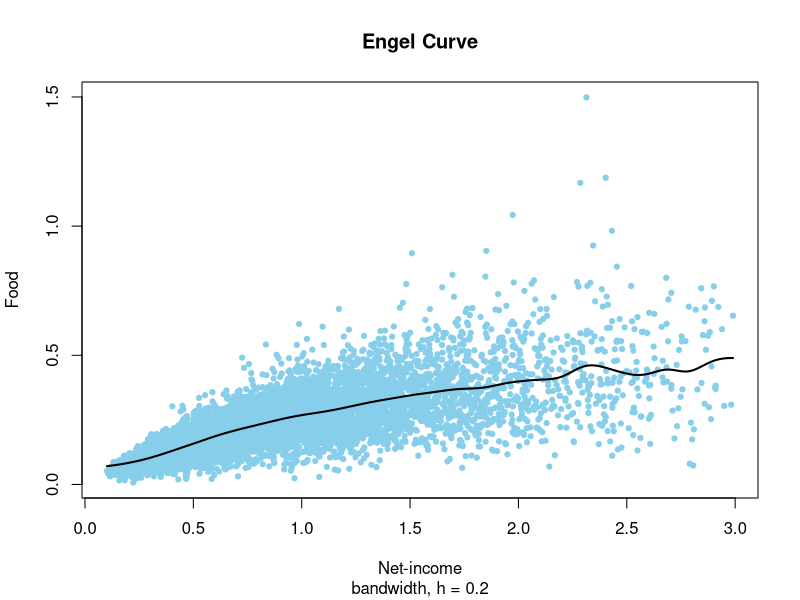

The R source for this figure:

# clear variables and close windows
rm(list = ls(all = TRUE))
graphics.off()

# load data
data = read.table("agg73sh.dat")
x = data[, 1]
y = data[, 4]
h = 0.2
mh = ksmooth(x, y, kernel = "normal", bandwidth = h)

# plot
plot(x, y, type = "n", ylab = "Food", xlab = "Net-income", sub = paste("bandwidth, h =", 
    h))
title("Engel Curve")
points(x, y, pch = 19, col = "skyblue", cex = 0.7)
lines(mh, lwd = 2)
